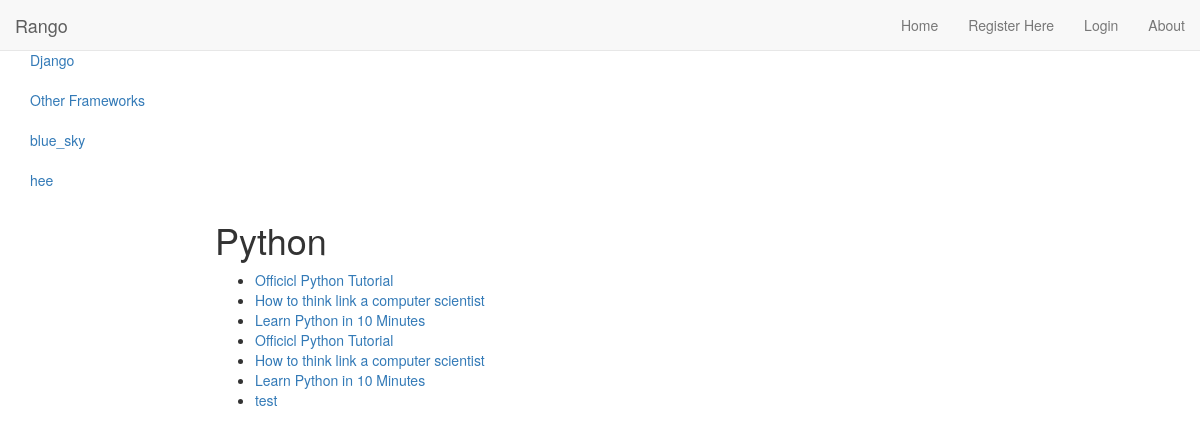
/rango/category/python/, run on the app's committed database.
### rango/models.py (models this page shows, shortened)
class Category(models.Model):
    name = models.CharField(max_length=128, unique=True)
    views = models.IntegerField(default=0)
    likes = models.IntegerField(default=0)
    slug = models.SlugField(unique=True)

class Page(models.Model):
    category = models.ForeignKey(Category)
    title = models.CharField(max_length=128)
    url = models.URLField()
    views = models.IntegerField(default=0)

### rango/views.py (the view)
# urls.py: url(r'^category/(?P<category_name_slug>[\w\-]+)/add_page/$', views.add_page, name="add_page"),
def category(request, category_name_slug):
    context_dict = {}
    try:
        category = Category.objects.get(slug=category_name_slug)
        context_dict['category_name'] = category.name
        pages = Page.objects.filter(category=category)
        context_dict['pages'] = pages
        context_dict['category'] = category
        context_dict['category_name_slug'] = category_name_slug
    except Category.DoesNotExist:
        pass
    return render(request, 'rango/category.html', context_dict)

### rango/templatetags/rango_extras.py (called while the page is built)
@register.inclusion_tag('rango/cats.html')
def get_category_list(cat=None):
    return {'cats': Category.objects.all(), 'act_cat': cat}

### templates/rango/category.html (shortened to what this page needs)
{% extends "base.html" %}
{% load staticfiles %}
{% block body_block %}
<h1>{{ category_name }}</h1>
{% if category %}
    {% if pages %}
    <ul>
        {% for page in pages %}
        <li><a href="{{ page.url }}">{{ page.title }}</a></li>
        {% endfor %}
    </ul>
    {% else %}
        <strong>No pages currently in category.</strong>
    {% endif %}
{% else %}
    The specified category {{ category_name }} does not exist!
{% endif %}
{% endblock %}

### templates/base.html (shortened to what this page needs)
<!DOCTYPE html>
<html lang="en">
<head>
    <link rel="stylesheet" href="//cdn.bootcss.com/bootstrap/3.3.5/css/bootstrap.min.css">
    <link href="http://getbootstrap.com/examples/dashboard/dashboard.css" rel="stylesheet"></head>
<body>
    <div class="navbar navbar-default navbar-fixed-top" role="navigation">
        <div class="container-fluid">
            <div class="navbar-header">
                <a class="navbar-brand" href="/rango/">Rango</a>
            </div>
            <div class="navbar-collapse collapse">
                <ul class="nav navbar-nav navbar-right">
                    <li>
                        <a href="{% url 'index' %}">Home</a>
                    </li>
                    {% if user.is_authenticated %}
                    <li>
                        <a href="{% url 'restricted' %}">Restricted Page</a>
                    </li>
                    <li>
                        <a href="{% url 'auth_logout' %}?next=/rango/">Logout</a>
                    </li>
                    <li>
                        <a href="{% url 'add_category' %}">Add a New Category</a>
                    </li>
                    {% else %}
                    <li>
                        <a href="{% url 'registration_register' %}">Register Here</a>
                    </li>
                    <li>
                        <a href="{% url 'auth_login' %}">Login</a>
                    </li>
                    {% endif %}
                    <li>
                        <a href="{% url 'about' %}">About</a>
                    </li>
                </ul>
            </div>
        </div>
    </div>
    <div class="container-fluid">
        <div class="row">
            <div class="col-sm-3 col-md-2 sidebar">
                {% block side_block %}
                {% load rango_extras %}
                {% get_category_list category %}
                {% endblock %}
            </div>
            <div class="col-sm-9 col-sm-offset-3 col-md-10 col-md-offset-2 main">
                <div>{% block body_block %}{% endblock %}</div>
            </div>
        </div>
    </div>
</body>
</html>

### templates/rango/cats.html
{% if cats %}
<ul class="nav nav-sidebar">
    {% for c in cats %}
    {% if c == act_cat %} <li  class="active" > {% else  %} <li>{% endif %}
            <a href="{% url 'category'  c.slug %}">{{ c.name }}</a></li>
    {% endfor %}
</ul>
{% endif %}

### data on the page
Category: name "Django"
Category: name "Other Frameworks"
Category: name "blue_sky"
Category: name "hee"
Category: name "Python"
Page: title "Officicl Python Tutorial"
Page: title "How to think link a computer scientist"
Page: title "Learn Python in 10 Minutes"
Page: title "Officicl Python Tutorial"
Page: title "How to think link a computer scientist"
Page: title "Learn Python in 10 Minutes"
Page: title "test"
